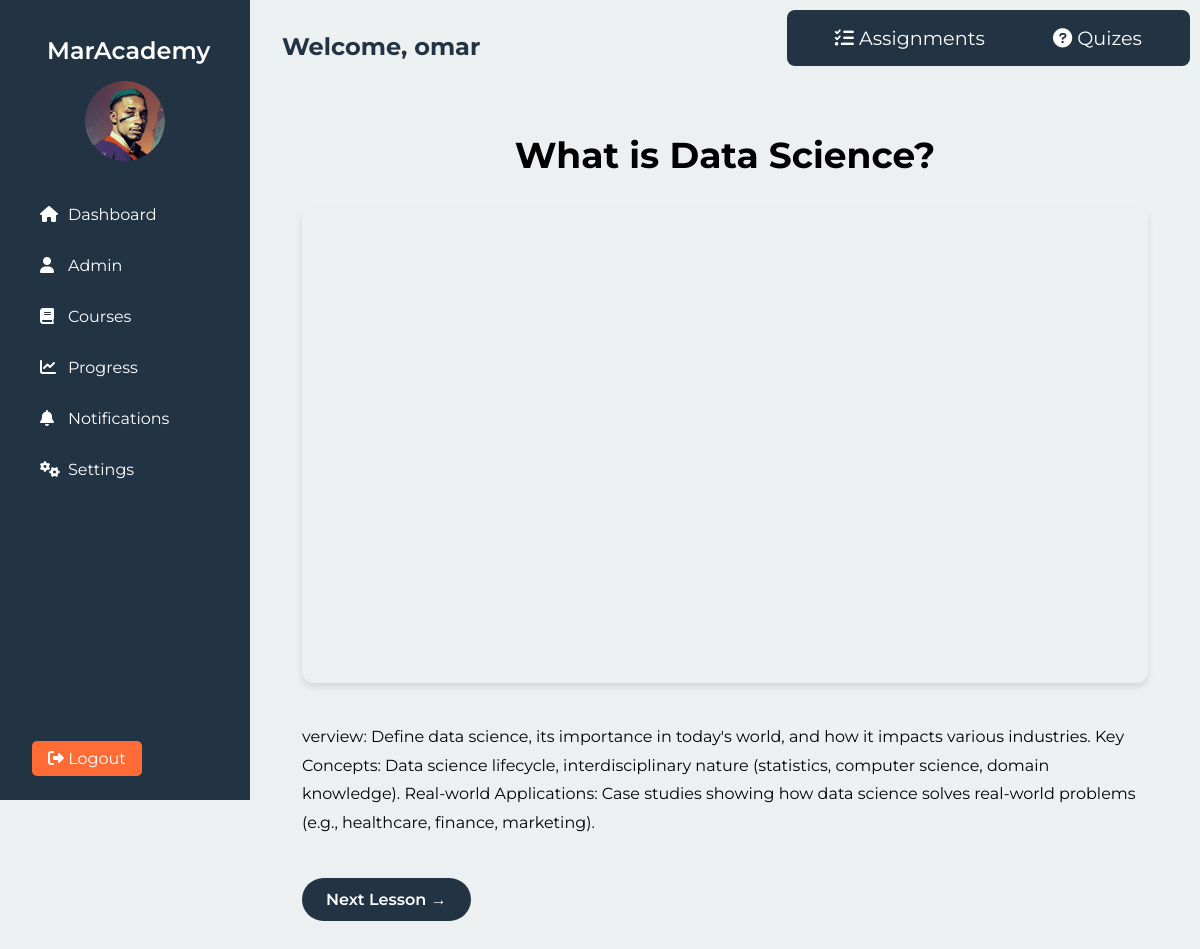
Page /lesson/11/ (signed in) on the committed database.
### ourusers/models.py (models this page shows, shortened)
class CustomUser(AbstractUser):
    is_student = models.BooleanField(default=True)
    is_instructor = models.BooleanField(default=False)
    profile_picture = models.ImageField(upload_to='profile_pictures/', blank=True, null=True)

### courses/models.py (models this page shows, shortened)
class Lesson(models.Model):
    module = models.ForeignKey(Module,related_name='lessons', on_delete=models.CASCADE)
    title = models.CharField(max_length=200)
    content = models.TextField()
    description = models.TextField(null=True, blank=True)
    video_url = models.URLField(blank=True, null=True, max_length=3000)
    video_file = models.FileField(upload_to='lesson_videos/', blank=True, null=True)
    image = models.ImageField(upload_to='lesson_images/', blank=True, null=True)

### courses/views.py (the view)
# urls.py: path('lesson/<int:pk>/', lesson_detail, name='lesson_details'),
@login_required
def lesson_detail(request, pk):
    lesson = get_object_or_404(Lesson, pk=pk)
    course_id = lesson.module.course.id
    lesson_list = Lesson.objects.all()
    return render(request, 'courses/lessons.html',
                   {'lesson': lesson,
                     'lesson_list': lesson_list,
                     'course_id': course_id})

### courses/templates/courses/lessons.html (shortened to what this page needs)
{% extends 'ourusers/base.html' %}
{% block content %}
<div class="lesson-container">
  <h1 class="lesson-title">{{ lesson.title }}</h1>
  <div class="video-container">
    {% if lesson.video_file %}
    <video controls>
      <source src="{{ lesson.video_file.url }}" type="video/mp4" />
      Your browser does not support the video tag.
    </video>
    {% elif lesson.video_url %}
    {% with video_id=lesson.video_url|slice:"-11:" %}
    <iframe
      src="https://www.youtube.com/embed/{{ video_id }}"
      frameborder="0"
      allowfullscreen
    ></iframe>
    {% endwith %}
    {% endif %}
  </div>
  <div class="lesson-content">{{ lesson.content|safe }}</div>
  <div class="navigation">
    {% if lesson.pk < lesson_list.last.pk %}
    <a href="{% url 'courses:lesson_details' lesson.pk|add:1 %}" class="nav-button next-button">Next Lesson</a>
    {% endif %}
  </div>
</div>
<nav class="nav">
  <div class="nav-links">
    <a href="{% url 'assignments' course_id %}"><i class="fas fa-tasks"></i> Assignments</a>
    <a href="#"><i class="fas fa-question-circle"></i> Quizes</a>
  </div>
</nav>
{% endblock %}

### ourusers/templates/ourusers/base.html (shortened to what this page needs)
{% load static %}
<!DOCTYPE html>
<html lang="en">
  <head>
    <link
      rel="stylesheet"
      href="https://cdnjs.cloudflare.com/ajax/libs/font-awesome/6.0.0-beta3/css/all.min.css"
    />
    <link rel="stylesheet" href="{% static 'css/base.css' %}" />
  </head>
  <body>
    <div class="dashboard-container">
      <aside class="sidebar" id="sidebar">
        <div class="sidebar-header">
          <h2>MarAcademy</h2>
          {% if user.profile_picture %}
          <img
            src="{{ user.profile_picture.url }}"
            alt="{{ user.get_username }}'s profile picture"
            class="user-avatar"
          />
          {% else %}
          <img
            src="{% static 'images/default.webp' %}"
            alt="Default profile picture"
            class="user-avatar"
          />
          {% endif %}
        </div>
        <nav class="sidebar-nav">
          <ul>
            <li
              class="{% if request.resolver_match.url_name == 'dashboard' %}active{% endif %}"
            >
              <a href="{% url 'dashboard' %}"
                ><i class="fas fa-home"></i> Dashboard</a
              >
            </li>
            {% if request.user.is_instructor %}
            <li
              class="{% if request.resolver_match.url_name == 'course_list' %}active{% endif %}"
            >
              <a href="{% url 'courses:course_list' %}"
                ><i class="fas fa-user"></i> Admin</a
              >
            </li>
            {% endif %}
            <li
              class="{% if request.resolver_match.url_name == 'courses' %}active{% endif %}"
            >
              <a href="{% url 'courses:courses' %}"
                ><i class="fas fa-book"></i> Courses</a
              >
            </li>
            <li
              class="{% if request.resolver_match.url_name == 'progress' %}active{% endif %}"
            >
              <a href="{% url 'progress' %}"
                ><i class="fas fa-chart-line"></i> Progress</a
              >
            </li>
            <li
              class="{% if request.resolver_match.url_name == 'notifications' %}active{% endif %}"
            >
              <a href="#"><i class="fas fa-bell"></i> Notifications</a>
            </li>
            <li
              class="{% if request.resolver_match.url_name == 'settings' %}active{% endif %}"
            >
              <a href="#"><i class="fas fa-cogs"></i> Settings</a>
            </li>
          </ul>
        </nav>
        <div class="sidebar-footer">
          <a href="{% url 'logout' %}" class="logout-btn"
            ><i class="fas fa-sign-out-alt"></i> Logout</a
          >
        </div>
      </aside>
      <main class="main-content">
        <header class="main-header">
          <h1>Welcome, {{ user.get_username }}</h1>
        </header>
        {% block content %}{% endblock %}
      </main>
    </div>
  </body>
</html>

### ourusers/static/css/base.css (style rules this page uses)
:root { --dark-blue: #223344; --orange: #ff6b35; --black: #000000; --white: #ffffff; --background-color: #ecf0f1; }
* { margin: 0; padding: 0; box-sizing: border-box; list-style: none; text-decoration: none; box-sizing: border-box; }
body { font-family: "Montserrat", sans-serif; background-color: var(--background-color); color: var(--black); }
.dashboard-container { display: flex; min-height: 100vh; }
.sidebar { width: 250px; background-color: var(--dark-blue); color: var(--white); height: 100vh; position: fixed; left: 0; top: 0; overflow-y: auto; padding: 2rem; display: flex; flex-direction: column; transition: transform 0.3s ease; }
.sidebar-header { text-align: center; margin-bottom: 2rem; }
.sidebar-header h2 { font-size: 1.5rem; font-weight: 600; margin-bottom: 1rem; }
.user-avatar { width: 80px; height: 80px; border-radius: 50%; object-fit: cover; }
.sidebar-nav ul { list-style-type: none; }
.sidebar-nav li { margin-bottom: 1rem; }
.logout-btn { background-color: var(--orange); color: var(--white); border-radius: 5px; padding: 0.5rem 1rem; border: none; font-size: 1rem; cursor: pointer; transition: background-color 0.3s ease; text-decoration: none; }
.sidebar-nav a { color: var(--white); text-decoration: none; display: flex; align-items: center; padding: 0.5rem; border-radius: 5px; transition: background-color 0.3s ease; }
.sidebar-nav i { margin-right: 0.5rem; width: 20px; }
.sidebar-footer { margin-top: auto; }
.main-content { flex-grow: 1; margin-left: 250px; padding: 2rem; overflow-y: auto; min-height: 100vh; }
.main-header { display: flex; justify-content: space-between; align-items: center; margin-bottom: 2rem; }
.main-header h1 { font-size: 1.5rem; color: var(--dark-blue); }
.lesson-container, .module-container { max-width: 900px; margin: 0 auto; padding: 40px 20px; }
.module-container h1, p, h2 { width: 100%; margin: 2%; height: auto; }
.lesson-title { font-size: 36px; font-weight: 700; color: var(--primary-color); margin-bottom: 20px; text-align: center; }
.video-container { position: relative; padding-bottom: 56.25%; height: 0; overflow: hidden; margin-bottom: 40px; border-radius: 12px; box-shadow: 0 4px 6px rgba(0, 0, 0, 0.1); }
.video-container video, .video-container iframe { position: absolute; top: 0; left: 0; width: 100%; height: 100%; border-radius: 12px; }
.lesson-content { font-size: 16px; line-height: 1.8; color: var(--text-color); margin-bottom: 40px; }
.navigation { display: flex; justify-content: space-between; margin-top: 40px; }
.nav-button { display: inline-block; padding: 12px 24px; background-color: var(--accent-color); color: var(--background-color); text-decoration: none; border-radius: 30px; font-size: 16px; font-weight: 600; transition: background-color 0.3s ease, transform 0.3s ease; }
.next-button { background-color: var(--dark-blue); color: var(--white); }
.next-button::after { content: " →"; }
.nav { display: flex; padding: 1rem; top: 0; right: 0; position: fixed; background-color: var(--dark-blue) ; z-index: 1; margin: 10px; border-radius: 8px; }
.nav a { margin: 0 2rem; text-decoration: none; color: var(--white); font-size: 1.2rem; z-index: 5000; }

### rows in the picture
CustomUser: profile_picture (picture), get_username "omar"
Lesson: title "What is Data Science?", content "verview: Define data science, its importance in today's world, and how it impacts various industries. Key Concepts: Data science lifecycle, interdisciplinary nature (statistics, computer science, domain knowledge). Real-world Applications: Case studies showing how data science solves real-world problems (e.g., healthcare, finance, marketing)."
